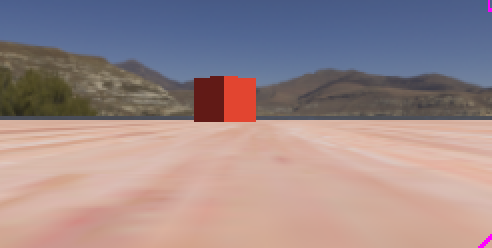
#> input picture Zombie world/controllers/youbot_controller/test2.jpg, 492 x 248 px
$ python test.py   (older library calls are emulated)
#> lines starting #> are read from the running program, lines starting #| are printed output that depends on the picture; after the words box and inside, x2 and y2 are one past the last pixel; in counts of white or black regions, pixels touching at a corner belong together
### Zombie world/controllers/youbot_controller/img_detection.py
import cv2
import pandas as pd
import numpy as np

BERRY_DISTANCE = 10 #unit in pixel
ZOMBIE_DISTANCE = 30


index=["color","color_name","hex","R","G","B"]
csv = pd.read_csv('./colors.csv', names=index, header=None)
#> (reads Zombie world/controllers/youbot_controller/colors.csv from the repository)

# return the name of the color based on the RGB value
def getColorName(R,G,B):
    minimum = 1000
    for i in range(len(csv)):
        d = abs(R- int(csv.loc[i,"R"])) + abs(G- int(csv.loc[i,"G"]))+ abs(B- int(csv.loc[i,"B"]))
        if(d<minimum):
            minimum = d
            color_name = csv.loc[i,"color_name"]
    return color_name

def object_info(img, img_width, img_height):
    # img = np.array(img[])
    # img = cv2.imread('./test1.jpg')
    object_data = [] #center point, area
    imgray = cv2.cvtColor(img, cv2.COLOR_BGR2GRAY)
    ret, thresh = cv2.threshold(imgray, 50, 255, 0)
    im, contours, hierarchy = cv2.findContours(thresh, cv2.RETR_TREE, cv2.CHAIN_APPROX_NONE)
    print("Number of contours = {}".format(str(len(contours))))
    for i in contours:
        M = cv2.moments(i)
        area = 0
        if M['m00'] != 0:
            cx = int(M['m10']/M['m00'])
            cy = int(M['m01']/M['m00'])

            if (area < (img_height * img_width) / 2 ):

                # cv2.drawContours(img, [i], -1, (0, 255, 0), 2)
                # cv2.circle(img, (cx, cy), 7, (0, 0, 255), -1)
                # cv2.putText(img, "center", (cx - 20, cy - 20),
                #        cv2.FONT_HERSHEY_SIMPLEX, 0.5, (0, 0, 0), 2)
                object_data.append([[cy,cx], area])
    # [5 lines of commented-out code are left out]
    return object_data

# [78 lines left out: functions helper_contour, helper_contour_add_dir, zombie_berry_info, not called in this run]


# [50 lines of commented-out code are left out]

### Zombie world/controllers/youbot_controller/test.py
from img_detection import *

image = cv2.imread('./test2.jpg')
#> image is the input picture: shape (248, 492, 3); mean B, G, R 138.3, 136.4, 155.4
red = []
green = []
blue = []
gray = []
# [6 lines of commented-out code are left out]
data = np.array(image, dtype = np.uint8)
dimensions = image.shape
#> dimensions = (248, 492, 3)
object_data = object_info(image, image.shape[0], image.shape[1])
#> in object_info, `imgray = cv2.cvtColor(img, cv2.COLOR_BGR2GRAY)`:
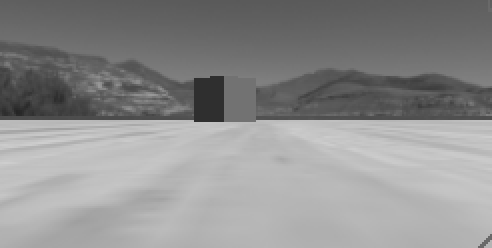
#> imgray: shape (248, 492); min 37, max 206, mean 142.3
#> in object_info, `ret, thresh = cv2.threshold(imgray, 50, 255, 0)`:
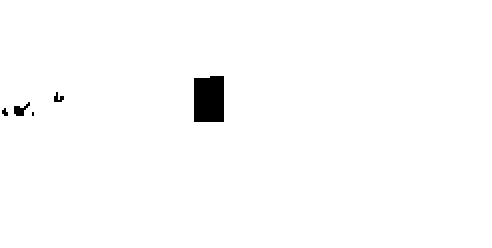
#> thresh: shape (248, 492); 98.7% white; 5 black regions (1 under 20 px)
#> in object_info, `im, contours, hierarchy = cv2.findContours(thresh, cv2.RETR_TREE, cv2...`: contours = 6 contours, 1 with area under 20; largest, box (x1, y1, x2, y2) and area: (0, 0, 492, 248) 121277, (193, 75, 225, 123) 1422, (13, 101, 31, 117) 139, (53, 91, 65, 103) 77, (1, 107, 9, 117) 44
#| Number of contours = 6
#> the loop in object_info, `for i in contours:` made 6 passes
#> (cx, cy) on passes 1 to 6: (245, 123), (32, 113), (4, 111), (20, 109), (57, 97), (208, 99)
#> after the loop in object_info, `for i in contours:`: object_data = [[[123, 245], 0], [[113, 32], 0], [[111, 4], 0], [[109, 20], 0], [[97, 57], 0], [[99, 208], 0]]
print("object date\n",object_data)
#| object date
#|  [[[123, 245], 0], [[113, 32], 0], [[111, 4], 0], [[109, 20], 0], [[97, 57], 0], [[99, 208], 0]]
for i in range(len(object_data)):
    x,y = object_data[i][0]
    print(x,y, image.shape[0], image.shape[1])

    B  = image[x][y][0]
    G = image[x][y][1]
    R  = image[x][y][2]
    color = getColorName(R,G,B)
    print(R,G,B,color)
    print("area",object_data[i][1])
#> this loop made 6 passes
#> (x, y, B, G, R, color) on passes 1 to 6: (123, 245, 160, 177, 216, 'Pastel Pink'), (113, 32, 30, 49, 53, 'Olive Drab #7'), (111, 4, 31, 48, 50, 'Olive Drab #7'), (109, 20, 31, 48, 51, 'Olive Drab #7'), (97, 57, 29, 48, 51, 'Olive Drab #7'), (99, 208, 22, 26, 97, 'red')
#> (printed output is left out)
